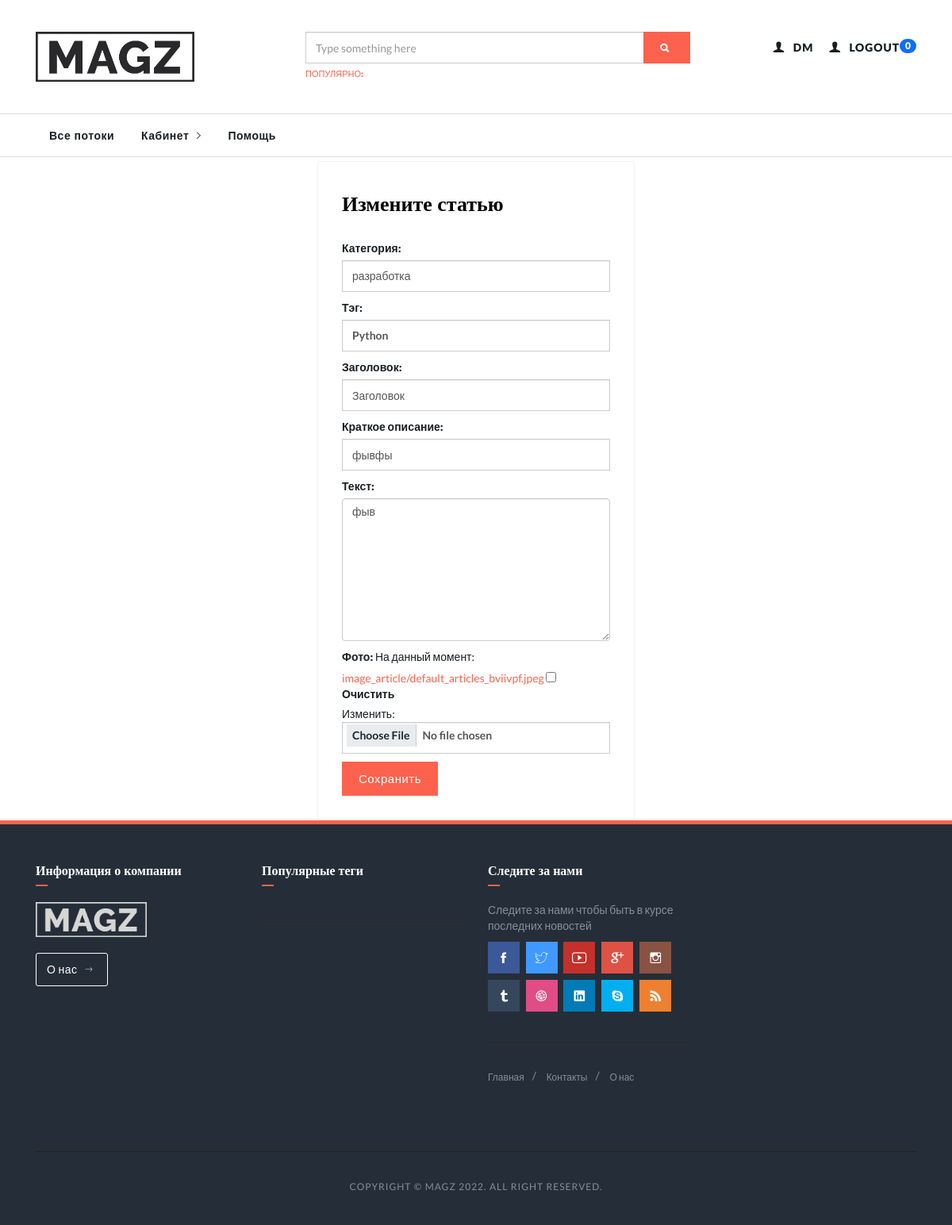
Page /auth/list_article/edit_article/9/ (signed in) on the committed database.
### personal_account/models.py (models this page shows, shortened)
class User(AbstractUser):
    foto = models.ImageField(upload_to='user_foto', verbose_name='Фото', blank=True, default='user_foto/default.jpg')
    description = models.TextField(verbose_name='О себе', blank=True)
    is_admin = models.BooleanField(default=False)
    is_moder = models.BooleanField(default=False)
    birthday = models.DateField(verbose_name='День рождения', null=True)
    total_likes = models.IntegerField(verbose_name='Кол-во лайков автора', default=0)
    email = models.EmailField(("email address"), blank=True)
    activate_key = models.CharField(max_length=128, verbose_name='Ключ активации', blank=True, null=True)
    activate_key_expired = models.DateTimeField(blank=True, null=True)

### mainapp/models.py (models this page shows, shortened)
class Article(models.Model):
    category = models.ForeignKey(Category, on_delete=models.CASCADE, verbose_name='Категория')
    user = models.ForeignKey(User, on_delete=models.CASCADE, verbose_name='Автор')
    tag = models.ForeignKey(Tag, on_delete=models.PROTECT, blank=True, null=True, verbose_name='Тэг')
    title = models.CharField(verbose_name='Заголовок', max_length=250)
    short_desc = models.CharField(verbose_name='Краткое описание', max_length=500, blank=True)
    body = models.TextField(verbose_name='Текст')
    image = models.ImageField(upload_to='image_article', verbose_name='Фото', blank=True)
    like = models.BigIntegerField(verbose_name='Количество лайков', default=0)
    created_at = models.DateTimeField(auto_now_add=True, verbose_name='Дата создания')
    is_active = models.BooleanField(default=True)
    likes = models.ManyToManyField(User, related_name='liked_articles')
    moderated = models.SmallIntegerField(default=0, verbose_name='Статус модерации')

class Category(models.Model):
    title = models.CharField(verbose_name='Название', max_length=100)
    is_active = models.BooleanField(default=True)
    def __str__(self):
        return self.title

class Tag(models.Model):
    title = models.CharField(verbose_name='Название', max_length=20)
    is_active = models.BooleanField(default=True)
    def __str__(self):
        return self.title

### personal_account/views.py (the view, shortened to what this page needs)
# urls.py: path('list_article/edit_article/<int:pk>/', login_required(EditArticle.as_view()), name='edit_article'),
class EditArticle(UpdateView):
    model = Article
    template_name = 'personal_account/article_edit.html'
    form_class = CreateArticleForm
    def has_permissions(self, user):
        if user.groups.filter(name='admins') or user.groups.filter(name='moderators') or user.groups.filter(
                name='test_group'):
            return True
    def dispatch(self, request, *args, **kwargs):
        obj = self.get_object()
        if not self.has_permissions(self.request.user) and obj.user != self.request.user:
            return redirect('personal_account:list_article')
        elif self.request.user.has_perm('mainapp.change_article') or obj.user == self.request.user:
            return super(EditArticle, self).dispatch(request, *args, **kwargs)

### personal_account/forms.py
class CreateArticleForm(forms.ModelForm):
    class Meta:
        model = Article
        fields = ('category', 'tag', 'title', 'short_desc', 'body', 'image')
    def __init__(self, *args, **kwargs):
        super().__init__(*args, **kwargs)
        for field_name, field in self.fields.items():
            field.widget.attrs['class'] = 'form-control'
            field.help_text = ''

### mainapp/templatetags/has_group.py (called while the page is built)
@register.filter(name='has_group')
def has_group(user, group_name):
    return user.groups.filter(name=group_name).exists()

### personal_account/templatetags/show_notifications.py (called while the page is built)
@register.inclusion_tag('personal_account/show_notifications.html', takes_context=True)
def show_notifications(context):
    request_user = context['request'].user
    notifications = Notification.objects.filter(to_user=request_user).exclude(user_has_seen=True).order_by('-date')
    return {'notifications': notifications}

### personal_account/templates/personal_account/article_edit.html (shortened to what this page needs)
{% extends 'personal_account/base.html' %}
{% load static %}
{% block content %}
    <div class="container">
        <div class="box-wrapper">
            <div class="box box-border">
                <div class="box-body">
                    <h4>Измените статью</h4>
                    <form action="{% url 'personal_account:edit_article' object.pk%}" method="post" enctype="multipart/form-data">
                        {{ form.as_p }}
                        <button class="btn btn-primary" type="submit">Сохранить</button>
                    </form>
                </div>
            </div>
        </div>
    </div>
{% endblock %}

### mainapp/templates/mainapp/includes/inc_header.html (shortened to what this page needs)
{% load static %}
{% load show_notifications %}
<div class="firstbar">
    <div class="container">
        <div class="row">
            <div class="col-md-3 col-sm-12">
                <div class="brand">
                    <a href="{% url 'mainapp:index' %}">
                        <img src="{% static 'images/logo.png' %}" alt="Magz Logo">
                    </a>
                </div>
            </div>
            <div class="col-md-6 col-sm-12">
                <form class="search" autocomplete="off" action="{% url 'search:search_results' %}" method="get">
                    <div class="form-group">
                        <div class="input-group">
                            <input type="text" name="q" class="form-control" placeholder="Type something here"
                                   value="{{ search_data }}">
                            <div class="input-group-btn">
                                <button class="btn btn-primary"><i class="ion-search"></i></button>
                            </div>
                        </div>
                    </div>
                    <div class="help-block">
                        <div>Популярно:</div>
                    </div>
                </form>
            </div>
            <div class="col-md-3 col-sm-12 text-right">
                <ul class="nav-icons">
                    {% if user.is_authenticated %}
                    {% show_notifications %}
                        <li><a href="{% url "personal_account:user" %}"><i class="ion-person"></i>
                            <div>{{ user.first_name|default:'Пользователь' }}</div>
                        </a></li>
                        <li><a href="{% url 'personal_account:logout' %}"><i class="ion-person"></i>
                            <div>Logout</div>
                        </a></li>
                    {% endif %}
                </ul>
            </div>
        </div>
    </div>
</div>

### static/css/my_style.css (style rules this page uses)
#id_body { height: 180px; min-height: calc(1.5em + 0.75rem + 2px); display: block; width: 100%; padding: 6px 12px; font-size: 14px; line-height: 1.42857143; color: #555; background-color: #fff; background-image: none; border: 1px solid #ccc; border-radius: 4px; -webkit-box-shadow: inset 0 1px 1px rgb(0 0 0 / 8%); box-shadow: inset 0 1px 1px rgb(0 0 0 / 8%); -webkit-transition: border-color ease-in-out .15s, -webkit-box-shadow ease-in-out .15s; -o-transition: border-color ease-in-out .15s, box-shadow ease-in-out .15s; transition: border-color ease-in-out .15s, box-shadow ease-in-out .15s; }

### static/css/skins/all.css (style rules this page uses)
.skin-orange a { color: #FC624D; }
.skin-orange .btn-primary { background-color: #FC624D; color: #fff; border-color: #FC624D; }
.skin-orange .firstbar .search .help-block div { color: #FC624D; }

### rows in the picture
User: first_name "DM"
Article: category "разработка", tag "Python", short_desc "фывфы", body "фыв"
Category: title "Заголовок"

### other values in the picture
{{ notifications.count }} "0"
